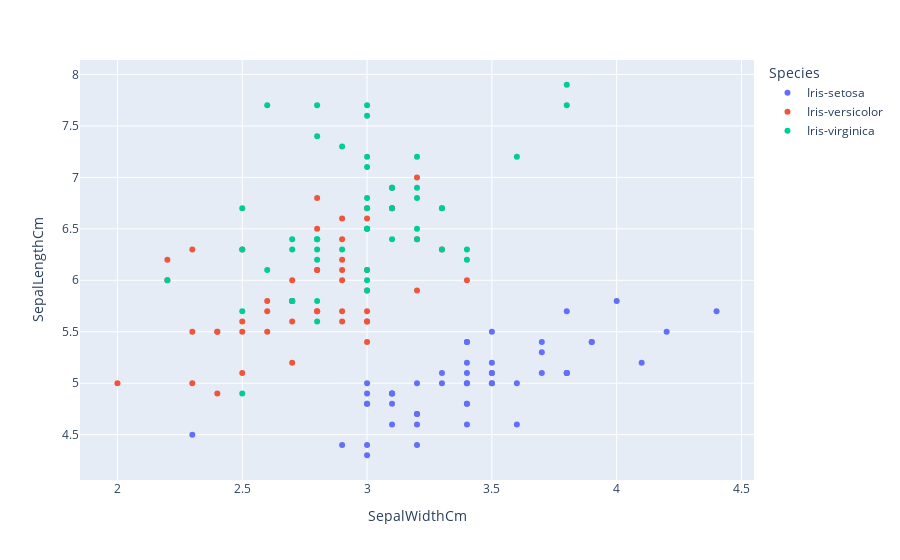

Here is the notebook cell this chart was saved with:
### Markdown cell above
## Visualising the data

### Code cell
# Ploting a scatter plot of iris species according to the sepal length and sepal width
import plotly.express as px
fig = px.scatter(iris, x="SepalWidthCm", y="SepalLengthCm", color="Species")
fig.show();

### Figure 1 — Plotly figure (JSON) as saved in the notebook; plotly's stock layout.template omitted (floating-point values rounded to 4 significant figures)
{"data": [{"hovertemplate": "Species=Iris-setosa<br>SepalWidthCm=%{x}<br>SepalLengthCm=%{y}<extra></extra>", "legendgroup": "Iris-setosa", "marker": {"color": "#636efa", "symbol": "circle"}, "mode": "markers", "name": "Iris-setosa", "orientation": "v", "showlegend": true, "type": "scatter", "x": [3.5, 3, 3.2, 3.1, 3.6, 3.9, 3.4, 3.4, 2.9, 3.1, 3.7, 3.4, 3, 3, 4, 4.4, 3.9, 3.5, 3.8, 3.8, 3.4, 3.7, 3.6, 3.3, 3.4, 3, 3.4, 3.5, 3.4, 3.2, 3.1, 3.4, 4.1, 4.2, 3.1, 3.2, 3.5, 3.1, 3, 3.4, 3.5, 2.3, 3.2, 3.5, 3.8, 3, 3.8, 3.2, 3.7, 3.3], "xaxis": "x", "y": [5.1, 4.9, 4.7, 4.6, 5, 5.4, 4.6, 5, 4.4, 4.9, 5.4, 4.8, 4.8, 4.3, 5.8, 5.7, 5.4, 5.1, 5.7, 5.1, 5.4, 5.1, 4.6, 5.1, 4.8, 5, 5, 5.2, 5.2, 4.7, 4.8, 5.4, 5.2, 5.5, 4.9, 5, 5.5, 4.9, 4.4, 5.1, 5, 4.5, 4.4, 5, 5.1, 4.8, 5.1, 4.6, 5.3, 5], "yaxis": "y"}, {"hovertemplate": "Species=Iris-versicolor<br>SepalWidthCm=%{x}<br>SepalLengthCm=%{y}<extra></extra>", "legendgroup": "Iris-versicolor", "marker": {"color": "#EF553B", "symbol": "circle"}, "mode": "markers", "name": "Iris-versicolor", "orientation": "v", "showlegend": true, "type": "scatter", "x": [3.2, 3.2, 3.1, 2.3, 2.8, 2.8, 3.3, 2.4, 2.9, 2.7, 2, 3, 2.2, 2.9, 2.9, 3.1, 3, 2.7, 2.2, 2.5, 3.2, 2.8, 2.5, 2.8, 2.9, 3, 2.8, 3, 2.9, 2.6, 2.4, 2.4, 2.7, 2.7, 3, 3.4, 3.1, 2.3, 3, 2.5, 2.6, 3, 2.6, 2.3, 2.7, 3, 2.9, 2.9, 2.5, 2.8], "xaxis": "x", "y": [7, 6.4, 6.9, 5.5, 6.5, 5.7, 6.3, 4.9, 6.6, 5.2, 5, 5.9, 6, 6.1, 5.6, 6.7, 5.6, 5.8, 6.2, 5.6, 5.9, 6.1, 6.3, 6.1, 6.4, 6.6, 6.8, 6.7, 6, 5.7, 5.5, 5.5, 5.8, 6, 5.4, 6, 6.7, 6.3, 5.6, 5.5, 5.5, 6.1, 5.8, 5, 5.6, 5.7, 5.7, 6.2, 5.1, 5.7], "yaxis": "y"}, {"hovertemplate": "Species=Iris-virginica<br>SepalWidthCm=%{x}<br>SepalLengthCm=%{y}<extra></extra>", "legendgroup": "Iris-virginica", "marker": {"color": "#00cc96", "symbol": "circle"}, "mode": "markers", "name": "Iris-virginica", "orientation": "v", "showlegend": true, "type": "scatter", "x": [3.3, 2.7, 3, 2.9, 3, 3, 2.5, 2.9, 2.5, 3.6, 3.2, 2.7, 3, 2.5, 2.8, 3.2, 3, 3.8, 2.6, 2.2, 3.2, 2.8, 2.8, 2.7, 3.3, 3.2, 2.8, 3, 2.8, 3, 2.8, 3.8, 2.8, 2.8, 2.6, 3, 3.4, 3.1, 3, 3.1, 3.1, 3.1, 2.7, 3.2, 3.3, 3, 2.5, 3, 3.4, 3], "xaxis": "x", "y": [6.3, 5.8, 7.1, 6.3, 6.5, 7.6, 4.9, 7.3, 6.7, 7.2, 6.5, 6.4, 6.8, 5.7, 5.8, 6.4, 6.5, 7.7, 7.7, 6, 6.9, 5.6, 7.7, 6.3, 6.7, 7.2, 6.2, 6.1, 6.4, 7.2, 7.4, 7.9, 6.4, 6.3, 6.1, 7.7, 6.3, 6.4, 6, 6.9, 6.7, 6.9, 5.8, 6.8, 6.7, 6.7, 6.3, 6.5, 6.2, 5.9], "yaxis": "y"}], "layout": {"legend": {"title": {"text": "Species"}, "tracegroupgap": 0}, "margin": {"t": 60}, "xaxis": {"anchor": "y", "domain": [0, 1], "title": {"text": "SepalWidthCm"}}, "yaxis": {"anchor": "x", "domain": [0, 1], "title": {"text": "SepalLengthCm"}}}}
